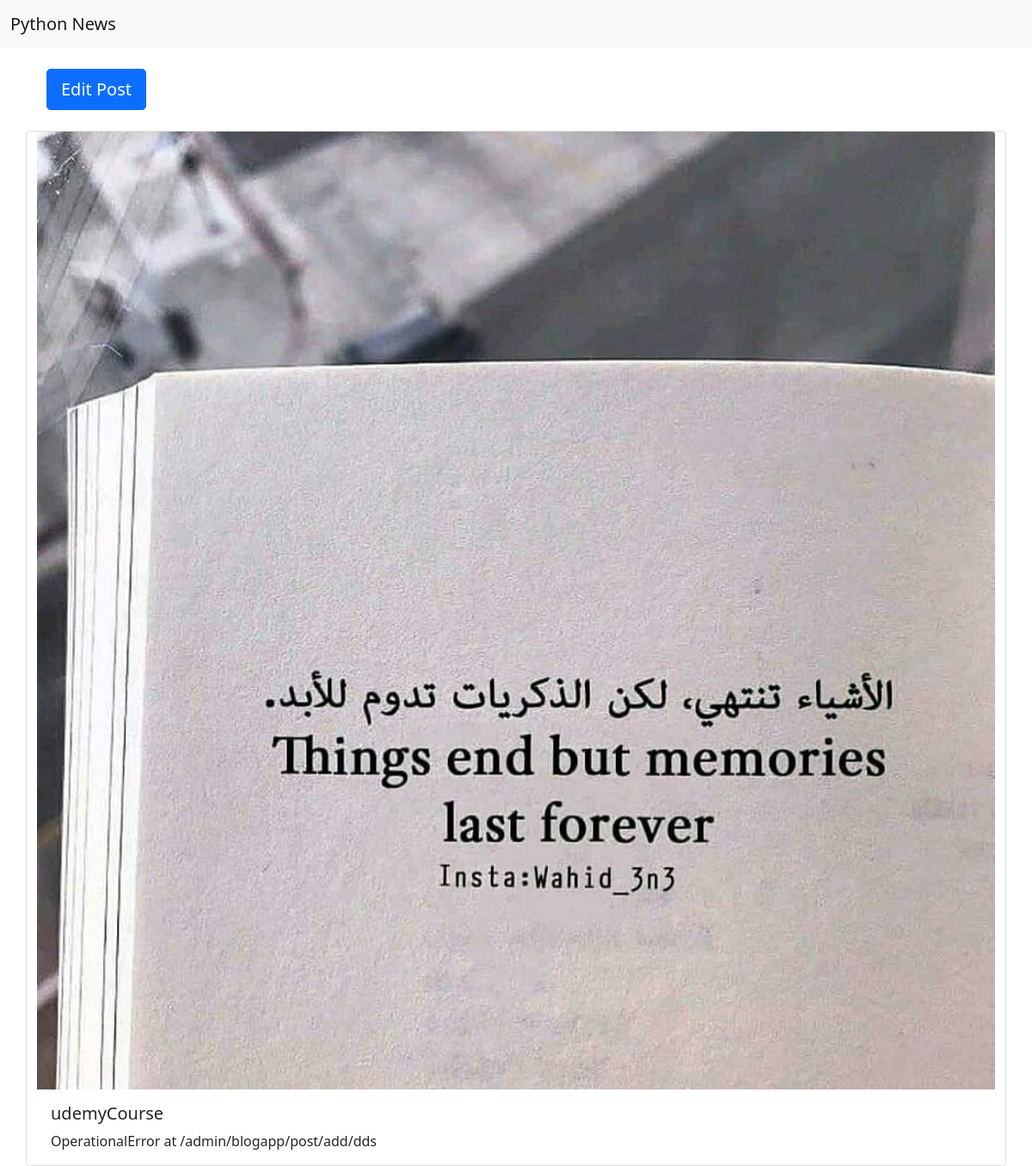
The page /blog/1 on the database its author committed.
### blogapp/models.py (models this page shows, shortened)
class Post(models.Model):
    user = models.ForeignKey(User,on_delete=models.CASCADE)
    title = models.CharField(blank=True, max_length=100)
    content = RichTextField()
    img = models.ImageField(upload_to="post_img/",default = 'post_img/Capture1.png')
    created = models.DateTimeField(blank=True, default=datetime.datetime.now)
    active = models.BooleanField(default=True)

### blogapp/views.py (the view)
# urls.py: url(r'^(?P<id>\d+)$',views.post,name='post'),
def post(request,id):
    post = get_object_or_404(Post,id=id)
    return render(request,'post_detail.html',{
        'post':post,
    })

### blogapp/templates/post_detail.html (shortened to what this page needs)
{% extends "base.html" %}
{% load static %}
{% block body %}
<div class="container">
  <div class="container">
    <div class="jumbotron banner mt-4">
      <a href="{% url 'blog:edit_post' post.id %}" class="btn btn-primary btn-lg" role="button">Edit Post</a>
    </div>
  </div>
  <div class="row mt-4">
      <div class="card single_post">
        {% if post.img %}
          <img src="{{post.img.url}}" class="card-img-top" alt="...">
        {% endif %}
        <div class="card-body">
          <h5 class="card-title">{{post.title}}</h5>
          <p class="card-text">{{post.content}}</p>
        </div>
      </div>
  </div>
</div>
{% endblock  %}

### static/home-static/css/single_post.css (style rules this page uses)
.single_post { width:100; }
.banner { width:100%; }

### rows shown on the page
Post: img (picture), title "udemyCourse", content "OperationalError at /admin/blogapp/post/add/dds"
